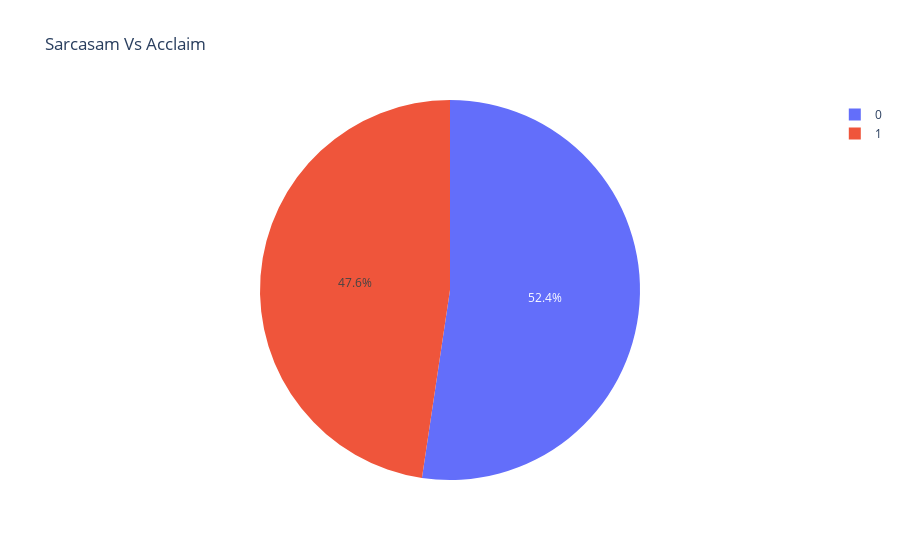

The notebook cell saved with this chart:
### Code cell
px.pie(data,names='is_sarcastic',labels=['Sarcastic','Acclaim'],title='Sarcasam Vs Acclaim',template='plotly_white')

### Figure 1 — Plotly figure (JSON) as saved in the notebook; plotly's stock layout.template omitted (floating-point values rounded to 4 significant figures; data arrays with more than 128 entries replaced by an {"elided": "..."} marker saying what was removed)
{"data": [{"domain": {"x": [0, 1], "y": [0, 1]}, "hovertemplate": "is_sarcastic=%{label}<extra></extra>", "labels": {"elided": "28619 int values"}, "legendgroup": "", "name": "", "showlegend": true, "type": "pie"}], "layout": {"legend": {"tracegroupgap": 0}, "title": {"text": "Sarcasam Vs Acclaim"}}}
